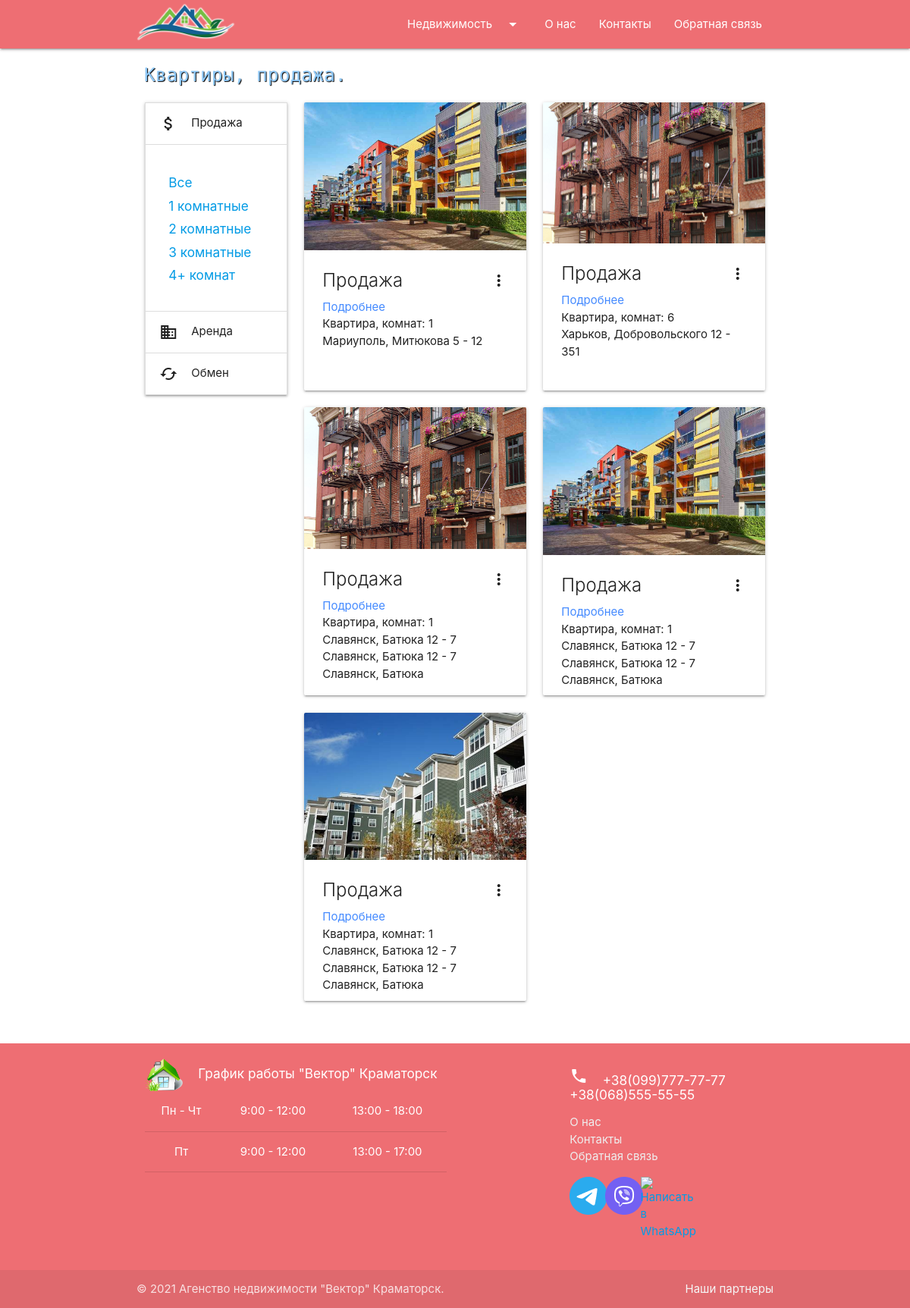
The app's page /apartments/sale/, older data.
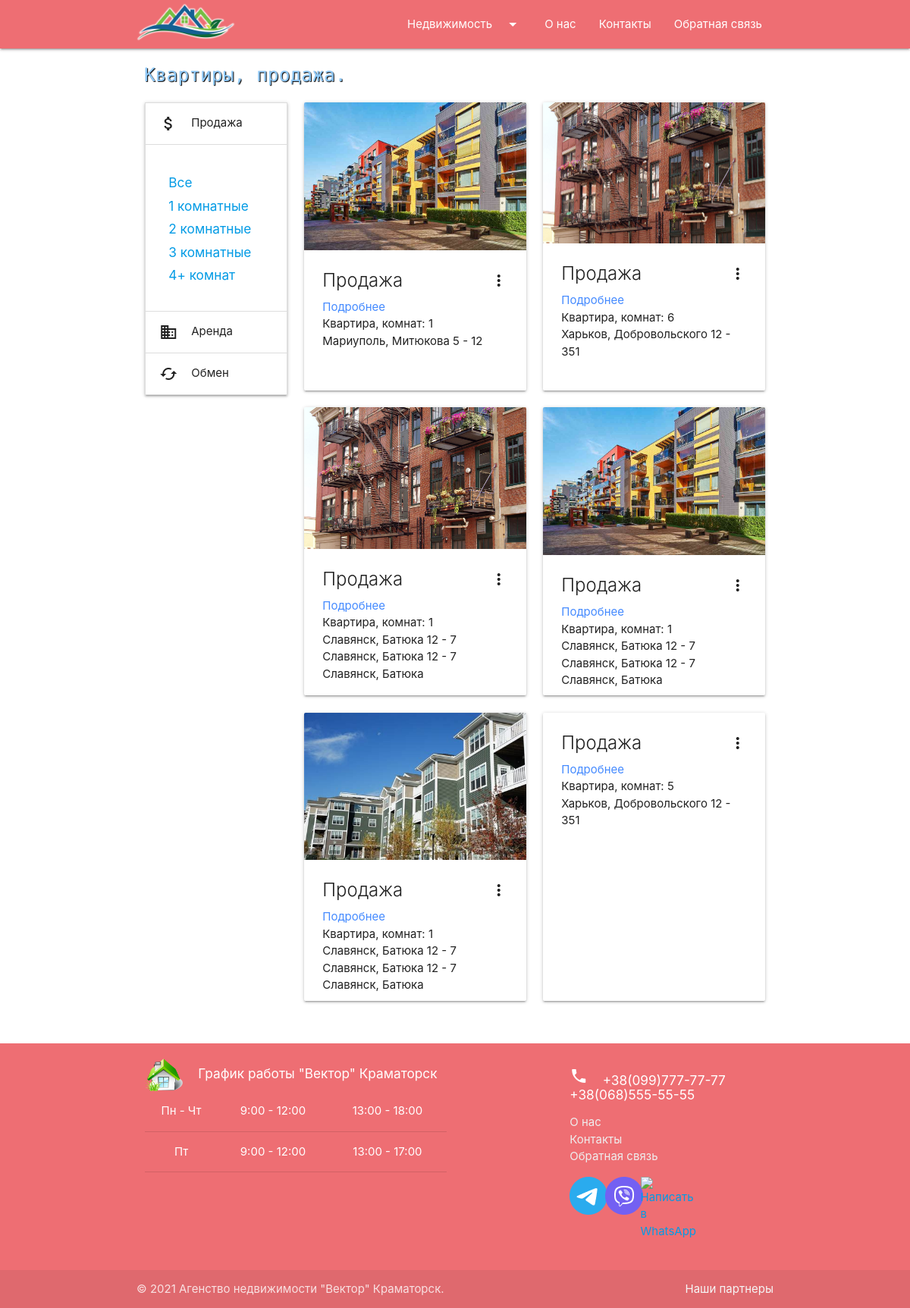
The same page, newer data.
### agency/models.py (models this page shows, shortened)
class Apartment(models.Model):
    ADJACENT = 'Смежный'
    SEPARATED = 'Раздельный'
    BATHROOM_CHOICE = [(ADJACENT, 'Смежный'), (SEPARATED, 'Раздельный')]
    PLASTIC = 'Пластик профиль'
    WOOD = 'Дерево профиль'
    STANDARD = 'Стандартная комплектация'
    WINDOW_CHOICE = [(PLASTIC, 'Пластик профиль'),(WOOD, 'Дерево профиль'),(STANDARD, 'Стандартная комплектация')]
    OPEN_BALCONY = 'Открытого типа'
    GLAZED_BALCONY = 'Застеклен'
    GLAZED_AND_INSULATED = 'Застеклен и утеплен'
    NO_BALCONY = 'Отсутствует'
    BALCONY_CHOICE = [
        (OPEN_BALCONY, 'Открытого типа'),
        (GLAZED_BALCONY, 'Застеклен'),
        (GLAZED_AND_INSULATED, 'Застеклен и утеплен'),
        (NO_BALCONY, 'Отсутствует')
    ]
    BASIC_REPAIR = 'Базовый ремонт'
    FULL_REPAIR = 'Полный ремонт'
    NO_REPAIR = 'Требуется ремонт'
    ROOM_CONDITION = [(BASIC_REPAIR, 'Базовый ремонт'), (FULL_REPAIR, 'Полный ремонт'), (NO_REPAIR, 'Требуется ремонт')]
    slug_title = 'Apartment'
    created_at = models.DateTimeField(auto_now_add=True, verbose_name='Создано')
    updated_at = models.DateTimeField(auto_now=True, verbose_name='Обновлено')
    proposal_type = models.CharField(max_length=8, choices=_PROP_CHOICES, default=_SALE, verbose_name='Тип предложения')
    price = models.FloatField(verbose_name='Цена $')
    number_of_rooms = models.PositiveSmallIntegerField(
        default=1, validators=[MinValueValidator(1), MaxValueValidator(10)], verbose_name='Кол-во комнат'
    )
    floor_number = models.PositiveSmallIntegerField(
        default=1, validators=[MinValueValidator(1), MaxValueValidator(25)], verbose_name='Этаж'
    )
    total_floors_number = models.PositiveSmallIntegerField(
        default=10, validators=[MinValueValidator(1), MaxValueValidator(25)], verbose_name='Всего этажей'
    )
    bathroom = models.CharField(max_length=10, choices=BATHROOM_CHOICE, default=SEPARATED, verbose_name='Туалет')
    window_type = models.CharField(max_length=25, choices=WINDOW_CHOICE, default=PLASTIC, verbose_name='Окна')
    balcony = models.CharField(max_length=20, choices=BALCONY_CHOICE, default=GLAZED_BALCONY, verbose_name='Балкон')
    room_condition = models.CharField(max_length=20, choices=ROOM_CONDITION, default=FULL_REPAIR, verbose_name='Ремонт')
    total_area = models.FloatField(
        default=10.0, validators=[MinValueValidator(10.0), MaxValueValidator(400.0)], verbose_name='Общая площадь кв.м'
    )
    address = models.CharField(max_length=65, verbose_name='Адрес')
    description = models.TextField(blank=True, max_length=400, verbose_name='Описание')
    realtors = models.ManyToManyField(Realtor, blank=True, verbose_name='Риелтор')
    def get_absolute_url(self):
        return reverse('apartment', kwargs={"pk": self.pk})

class ApartmentGallery(models.Model):
    apartment = models.ForeignKey(Apartment, on_delete=models.CASCADE, related_name='images')
    image = models.ImageField(upload_to="apartments/")

### agency/views.py (the view)
# urls.py: path('apartments/<str:proposal_type>/', ApartmentsProposalTypeView.as_view(), name='apartmentsProposalType'),
class ApartmentsProposalTypeView(ListView):
    model = Apartment
    template_name = "agency/apartments.html"
    context_object_name = 'flats'
    paginate_by = 6
    def get_context_data(self, **kwargs):
        context = super().get_context_data(**kwargs)
        try:
            context['title'] = "Квартиры, {}.".format(_TRANSLITERATE[self.kwargs['proposal_type']])
        except:
            raise Http404
        return context
    def get_queryset(self):
        return Apartment.objects.filter(proposal_type=self.kwargs['proposal_type'])

### agency/templates/agency/apartments.html (shortened to what this page needs)
{% extends 'index.html' %}
{% block content %}
<div class="container">
    <h5 class="pageTitle">{{ title }}</h5>
    <div class="row">
        <div class="col s12 m12 l3">
            {% include 'inc/_sidebar.html' %}
        </div>
        <div class="col s12 m12 l9">
            <div class="row">
                {% for item in flats %}
                <div class="col s12 m6 l6 xl4">
                    <div class="card sticky-action hoverable card_flat">
                        <div class="card-image waves-effect waves-block waves-light">
                            <img class="activator" src="{{ item.images.first.image.url }}">
                        </div>
                        <div class="card-content">
                            <span class="card-title activator grey-text text-darken-4">
                                {% if item.proposal_type == 'sale' %}
                                    Продажа
                                {% elif item.proposal_type == 'rental' %}
                                    Аренда
                                {% elif item.proposal_type == 'exchange' %}
                                    Обмен
                                {% else %}
                                    unknown
                                {% endif %}
                                <i class="material-icons right">more_vert</i>
                            </span>
                            <a href="{{ item.get_absolute_url }}" style="color: #448aff;">Подробнее</a>
                            <p>Квартира, комнат: {{ item.number_of_rooms }}</p>
                            <p>{{ item.address }}</p>
                        </div>
                    </div>
                </div>
                {% endfor %}
            </div>
            <div class="col s12 paginator" style="display: flex; justify-content: center;">
            </div>
        </div>
    </div>
</div>
{% endblock %}

Row changes from the older to the newer data that the page shows:
added Apartment: proposal_type "Продажа", number_of_rooms "5", address "Харьков, Добровольского 12 - 351"
